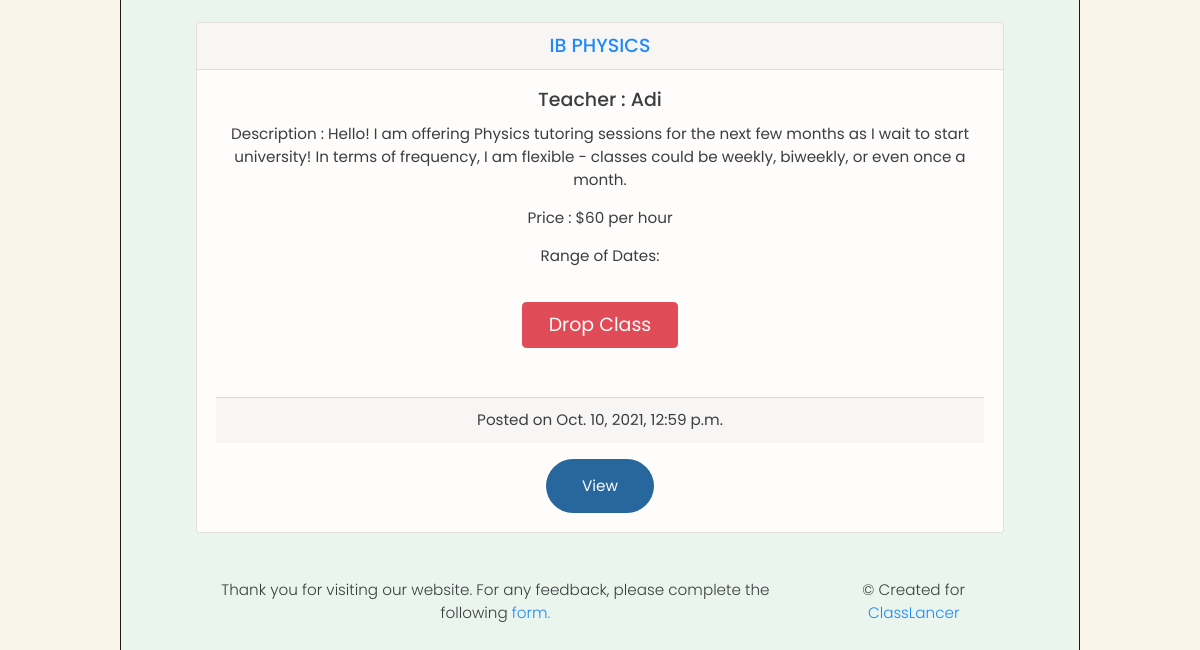
The page /yourclasses (signed in, lower part) on the database as committed earlier.
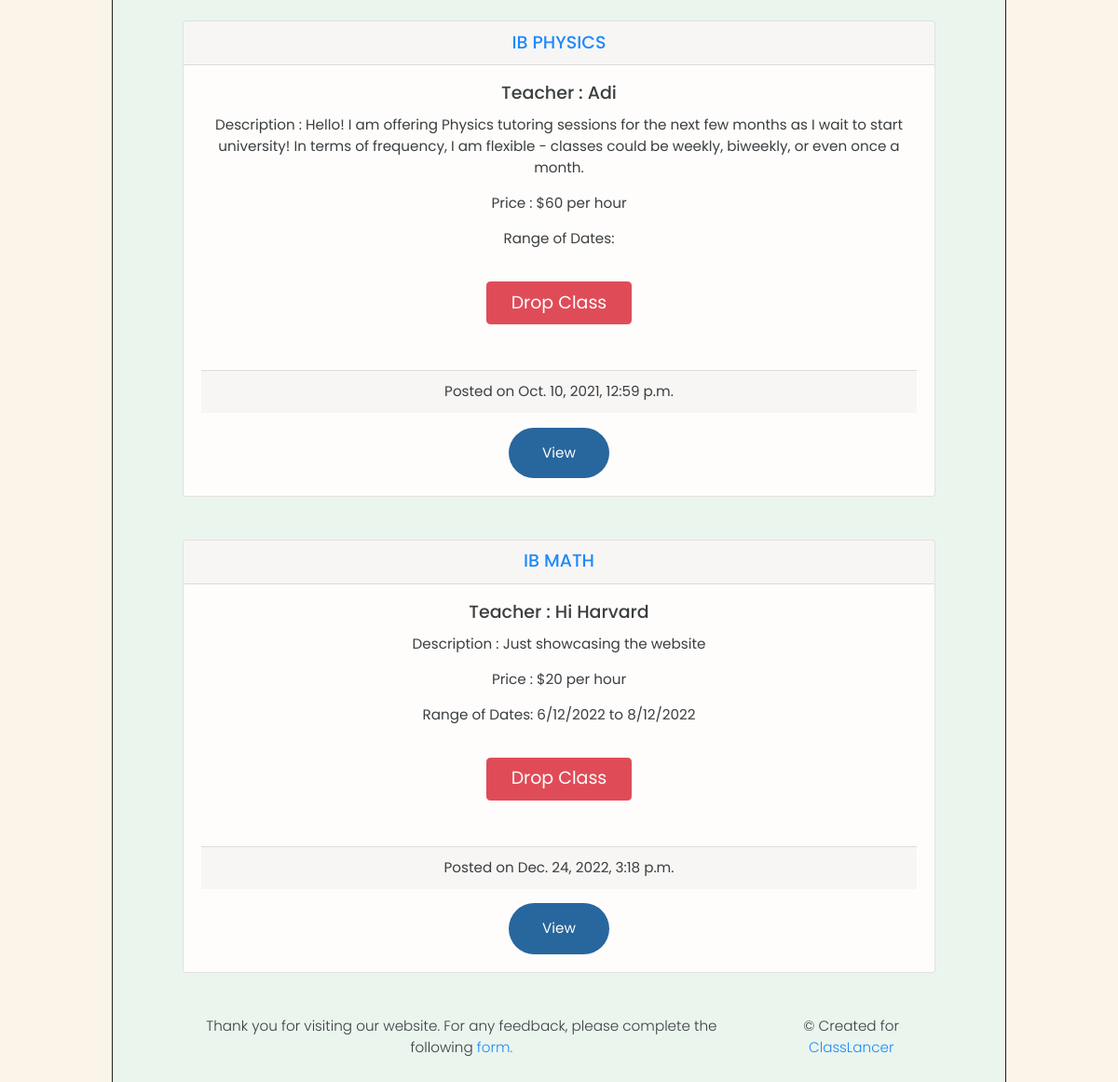
The same page on the database as committed later.
### auctions/models.py (models this page shows)
class Listing(models.Model):
    id = models.IntegerField(primary_key=True)
    user = models.CharField(max_length=64, null=True, default=None)
    teacher = models.CharField(max_length=64, null=True, default=None)
    subject = models.CharField(max_length=100, null=True, default=None)
    description = models.TextField(null=True, default=None)
    price = models.CharField(max_length=64, null=True, default=None)
    datetime = models.CharField(max_length=1024, null=True, default=None)
    timestamp = models.DateTimeField(auto_now_add=True, null=True)
    announcement = models.TextField(null=True, default=None)

### auctions/views.py (the view)
# urls.py: path("yourclasses", views.yourclasses, name="yourclasses"),
@login_required(login_url='/login')
def yourclasses(request):
    try:
        lst = WatchList.objects.filter(user=request.user.username)
        present = False
        prodlst = []
        i = 0
        if lst:
            present = True
            for item in lst:
                specific_class = Listing.objects.get(id=item.listingid)
                prodlst.append(specific_class)
    except:
        lst = []
        present = False
        prodlst = []
        i = 0
        if lst:
            present = True
            for item in lst:
                specific_class = Listing.objects.get(id=item.listingid)
                prodlst.append(specific_class)
    return render(request, "auctions/yourclasses.html", {
            "product_list": prodlst,
            "present": present
    })

### auctions/context_processors.py (called while the page is built)
def add_variable_to_context(request):
    notifmessages = Messages.objects.filter(receiver=request.user.username, read=False)
    overallnotifs = Notifications.objects.filter(user=request.user.username, read=False)
    if request.user.is_authenticated:
        currentmode = Mode.objects.get(user=request.user.username)
    else:
        currentmode = "none"
    return {
        'testme': notifmessages,
        'metoo': overallnotifs,
        'currentmode': currentmode
    }

### auctions/templates/auctions/yourclasses.html (shortened to what this page needs)
{% extends "auctions/layout2.html" %}
{% block body %}
    <br>
    <br>
    <br>
    <br>
    <br>
     <div class="jumbotron text-center" style="margin-left:10%;width:80%;opacity:0.88;background-color:#E8F6EF;border:solid;border-color:black;border-width:0.5px;">
        <br>
        {% if present %}
            {% for class in product_list %}
                <br> <br>
                <div class="card text-center" style="width:90%;margin-left:5%;">
                    <a href="{% url 'viewclass' class.id %}"><h5 class="card-header h5">{{class.subject}}</h5></a>
                    <div class="card-body">
                        <h5 class="card-title">Teacher : {{class.teacher}}</h5>
                        <p>Description : {{class.description}}</p>
                        <p>Price : ${{class.price}} per hour</p>
                        <p>Range of Dates: {{class.datetime}}</p>
                        <br>
                        <br>
                        <form action="{% url 'removefromwatchlist' class.id %}" method="POST">
                            <button class="btn btn-danger btn-lg" style="margin-left:0%;margin-top:-4%;width:13vw;" type="submit" value="Drop Class">Drop Class</button>
                        </form>
                        <br>
                        <br>
                        <p class="card-footer">Posted on {{class.timestamp}}</p>
                        <a href="{% url 'viewclass' class.id %}" class="btn btn-primary" style="background:#0b5394;border-radius: 100px;border:none;outline:none;padding:16px 36px;" >View</a>
                    </div>
                </div>
            {% endfor %}
        {% endif %}
{% endblock %}

Rows that differ between the two databases and show on the page:
added Listing: subject "IB MATH", teacher "Hi Harvard", description "Just showcasing the website", price "20", datetime "6/12/2022 to 8/12/2022", timestamp "Dec. 24, 2022, 3:18 p.m."
